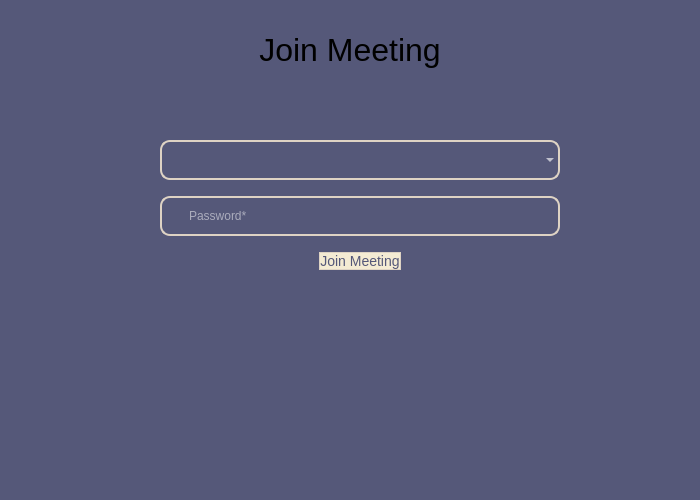
<?xml version="1.0" encoding="UTF-8"?>
<ui version="4.0">
 <class>JoinMeetingDialog</class>
 <widget class="QDialog" name="JoinMeetingDialog">
  <property name="geometry">
   <rect>
    <x>0</x>
    <y>0</y>
    <width>700</width>
    <height>500</height>
   </rect>
  </property>
  <property name="windowTitle">
   <string>Join Meeting</string>
  </property>
  <property name="styleSheet">
   <string notr="true">QWidget {
	background-color: #555879
}</string>
  </property>
  <widget class="QLabel" name="label">
   <property name="geometry">
    <rect>
     <x>0</x>
     <y>30</y>
     <width>700</width>
     <height>40</height>
    </rect>
   </property>
   <property name="styleSheet">
    <string notr="true">QLabel {
	font-size: 32px
}</string>
   </property>
   <property name="text">
    <string>Join Meeting</string>
   </property>
   <property name="alignment">
    <set>Qt::AlignCenter</set>
   </property>
  </widget>
  <widget class="QWidget" name="verticalWidget" native="true">
   <property name="geometry">
    <rect>
     <x>160</x>
     <y>130</y>
     <width>400</width>
     <height>150</height>
    </rect>
   </property>
   <layout class="QVBoxLayout" name="verticalLayout">
    <item>
     <widget class="QComboBox" name="meetingIdField">
      <property name="styleSheet">
       <string notr="true">QComboBox {
	color: white;
	border: 2px solid #DED3C4;
	border-radius: 10px;
	padding: 10px 25px;
	background: transparent;
}

QComboBox:on {
  border-bottom-left-radius: 0px;
  border-bottom-right-radius: 0px;
}

QComboBox::drop-down {
    margin-right: 10px;
}

QComboBox QAbstractItemView {
	border: 2px solid #DED3C4;
	border-bottom-left-radius: 10px;
	border-bottom-right-radius: 10px;
	selection-background-color: #555879;
	selection-color: #DED3C4;
	background-color: #555879;
}

QComboBox QAbstractItemView::item {
	padding: 5px;
	color: #DED3C4;
}

QComboBox QAbstractItemView::item:hover {
	background-color: #6B6E8C;
	color: #FFFFFF;
}

QComboBox QAbstractItemView::item:selected {
	font-weight: bold;
}</string>
      </property>
      <property name="editable">
       <bool>true</bool>
      </property>
      <property name="placeholderText">
       <string>Meeting ID*</string>
      </property>
     </widget>
    </item>
    <item>
     <widget class="QLineEdit" name="passwordField">
      <property name="styleSheet">
       <string notr="true">QLineEdit {
  color: white;
  border: 2px solid #DED3C4;
  border-radius: 10px;
  padding: 10px 25px;
  background: transparent;
}

QLineEdit:focus {
  border: 2px solid #F4EBD3;
}</string>
      </property>
      <property name="placeholderText">
       <string>Password*</string>
      </property>
     </widget>
    </item>
    <item alignment="Qt::AlignHCenter">
     <widget class="QPushButton" name="joinMeetBtn">
      <property name="styleSheet">
       <string notr="true">QPushButton {
  color: #555879;
  padding: 0.2em 1.7em;
  font-size: 14px;
  border-radius: 0.5em;
  background: #F4EBD3;
  border: 1px solid #DED3C4;
}

QPushButton:hover {
  background: rgb(230, 221, 209);
}

QPushButton:pressed {
  color: #98A1BC;
  background: #DED3C4;
}
</string>
      </property>
      <property name="text">
       <string>Join Meeting</string>
      </property>
     </widget>
    </item>
   </layout>
  </widget>
 </widget>
 <resources/>
 <connections/>
</ui>
